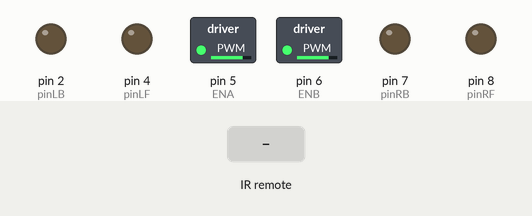
The sketch below on a simulated Arduino Uno, built with avr-gcc and run on an emulated ATmega328P. Shown: switched loads named in the sketch (green lamp = pin HIGH), output pins drawn as LEDs (lit = HIGH). Inputs (shaded band) come from the test bench.

Above: at 1.2 s.
1.3 s: infrared code 0x00FF18E7 received
At 2.5 s:
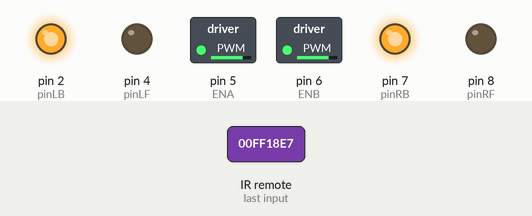
2.8 s: infrared code 0x00FF4AB5 received
At 3.8 s:
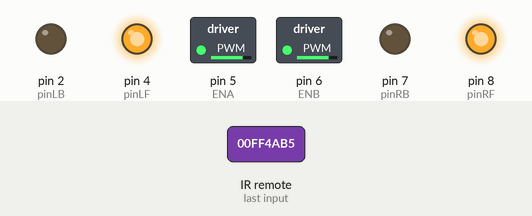
4.3 s: infrared code 0x00FF10EF received
At 5.0 s:
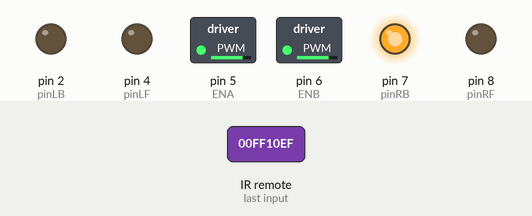
5.8 s: infrared code 0x00FF5AA5 received
At 6.1 s:
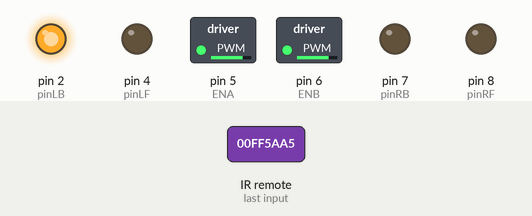
7.3 s: infrared code 0x00FF38C7 received
At 8.4 s:
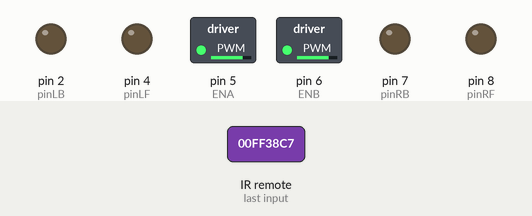
Timing chart, 0 to 9.8 s (numbered marks = the images above; inputs shaded):
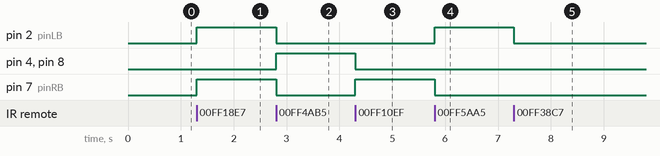

Measured:
- after the input at 1.3 s, pin 2 (pinLB), pin 7 (pinRB): LOW → HIGH at once
- after the input at 2.8 s, pin 2 (pinLB), pin 7 (pinRB): HIGH → LOW at once; pin 4 (pinLF), pin 8 (pinRF): LOW → HIGH at once
- after the input at 4.3 s, pin 4 (pinLF), pin 8 (pinRF): HIGH → LOW at once; pin 7 (pinRB): LOW → HIGH at once
- after the input at 5.8 s, pin 2 (pinLB): LOW → HIGH at once; pin 7 (pinRB): HIGH → LOW at once
- after the input at 7.3 s, pin 2 (pinLB): HIGH → LOW at once

The sketch:

Test_1_Infrared_Remote_Control_Robot_Tank.ino
```cpp
#include <IRremote.h>
IRrecv irrecv(12);
decode_results results;
#define IR_Go      0x00FF18E7
#define IR_Back    0x00FF4AB5
#define IR_Left    0x00FF10EF
#define IR_Right   0x00FF5AA5
#define IR_Stop    0x00FF38C7

#define ENA  5              //pin of controlling speed---- ENA of motor driver board
#define ENB  6              //pin of controlling speed---- ENB of motor driver board
int pinLB=2;              //pin of controlling turning---- IN1 of motor driver board
int pinLF=4;             //pin of controlling turning---- IN2 of motor driver board
int pinRB=7;            //pin of controlling turning---- IN3 of motor driver board
int pinRF=8;            //pin of controlling turning---- IN4 of motor driver board
void IR_Control(void)
{
  unsigned long Key;
  if(irrecv.decode(&results)) //judging if serial port receives data
  {
    Key = results.value;
    switch(Key)
     {
       case IR_Go:advance();   //going forward
       break;
       case IR_Back: back();   //back
       break;
       case IR_Left:turnLeft();   //left
       break;
       case IR_Right:turnRight(); //right
       break;
       case IR_Stop:stopp();   //stop
       break;
       default:
       break;
     }
     irrecv.resume(); // Receive the next value
   }

}
void setup()
{
  pinMode(ENA,OUTPUT);    // pin 5(PWM)
  pinMode(ENB,OUTPUT);    // pin 6(PWM)
  pinMode(pinLB,OUTPUT);  // pin 2
  pinMode(pinLF,OUTPUT);  // pin 4
  pinMode(pinRB,OUTPUT);  // pin 7
  pinMode(pinRF,OUTPUT);  // pin 8
  Set_Speed(200);
  irrecv.enableIRIn(); // Start the receiver
  Serial.begin(9600);   //initializing serial port, Bluetooth used as serial port, setting baud ratio at 9600
  stopp();             //Initialize the car status and stop
}
void loop()
{
  IR_Control();
}

void Set_Speed(unsigned char pwm) //function of setting speed
{
  analogWrite(ENA,pwm);
  analogWrite(ENB,pwm);
}

void advance()    //  going forward
{
     digitalWrite(pinRB,HIGH);
     digitalWrite(pinRF,LOW);
     digitalWrite(pinLB,HIGH);
     digitalWrite(pinLF,LOW);
}
void back()         //back up
{
     digitalWrite(pinRB,LOW);
     digitalWrite(pinRF,HIGH);
     digitalWrite(pinLB,LOW);
     digitalWrite(pinLF,HIGH);
}
void turnRight()         //turn right
{
     digitalWrite(pinRB,LOW);
     digitalWrite(pinRF,LOW);
     digitalWrite(pinLB,HIGH);
     digitalWrite(pinLF,LOW);
}
void turnLeft()        //turn left
{
     digitalWrite(pinRB,HIGH);
     digitalWrite(pinRF,LOW);
     digitalWrite(pinLB,LOW);
     digitalWrite(pinLF,LOW);
}
void stopp()        //stop
{
     digitalWrite(pinRB,LOW);
     digitalWrite(pinRF,LOW);
     digitalWrite(pinLB,LOW);
     digitalWrite(pinLF,LOW);
}
```
